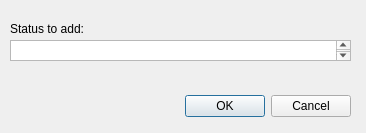
<?xml version="1.0" encoding="UTF-8"?>
<ui version="4.0">
 <class>Dialog</class>
 <widget class="QDialog" name="Dialog">
  <property name="windowModality">
   <enum>Qt::ApplicationModal</enum>
  </property>
  <property name="geometry">
   <rect>
    <x>0</x>
    <y>0</y>
    <width>366</width>
    <height>133</height>
   </rect>
  </property>
  <property name="windowTitle">
   <string>Add Status</string>
  </property>
  <widget class="QDialogButtonBox" name="buttonBox">
   <property name="geometry">
    <rect>
     <x>10</x>
     <y>90</y>
     <width>341</width>
     <height>32</height>
    </rect>
   </property>
   <property name="orientation">
    <enum>Qt::Horizontal</enum>
   </property>
   <property name="standardButtons">
    <set>QDialogButtonBox::Cancel|QDialogButtonBox::Ok</set>
   </property>
  </widget>
  <widget class="QLabel" name="label">
   <property name="geometry">
    <rect>
     <x>10</x>
     <y>20</y>
     <width>121</width>
     <height>17</height>
    </rect>
   </property>
   <property name="text">
    <string>Status to add:</string>
   </property>
  </widget>
  <widget class="QTextEdit" name="textEdit">
   <property name="geometry">
    <rect>
     <x>10</x>
     <y>40</y>
     <width>341</width>
     <height>21</height>
    </rect>
   </property>
  </widget>
 </widget>
 <resources/>
 <connections>
  <connection>
   <sender>buttonBox</sender>
   <signal>accepted()</signal>
   <receiver>Dialog</receiver>
   <slot>accept()</slot>
   <hints>
    <hint type="sourcelabel">
     <x>228</x>
     <y>104</y>
    </hint>
    <hint type="destinationlabel">
     <x>157</x>
     <y>132</y>
    </hint>
   </hints>
  </connection>
  <connection>
   <sender>buttonBox</sender>
   <signal>rejected()</signal>
   <receiver>Dialog</receiver>
   <slot>reject()</slot>
   <hints>
    <hint type="sourcelabel">
     <x>296</x>
     <y>110</y>
    </hint>
    <hint type="destinationlabel">
     <x>286</x>
     <y>132</y>
    </hint>
   </hints>
  </connection>
 </connections>
</ui>
